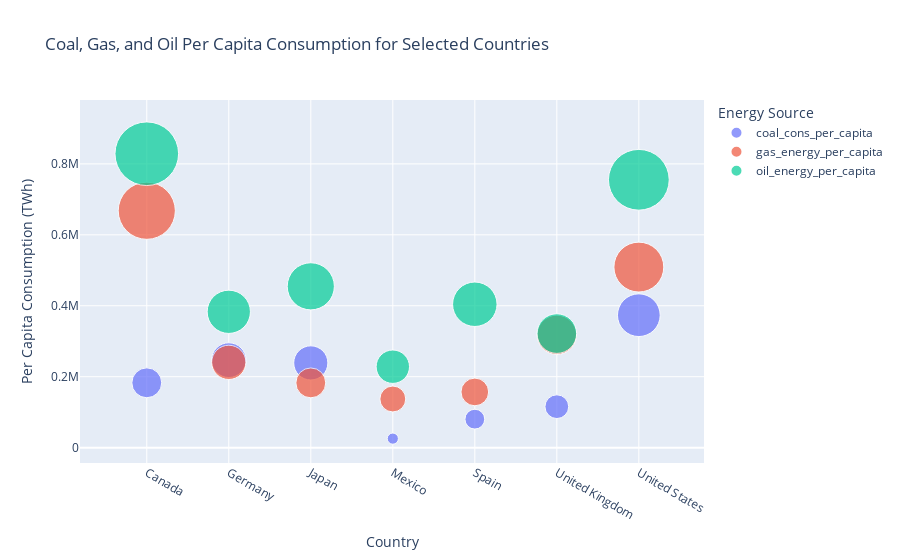

Notebook source saved alongside this figure:
### Code cell
# Filter the data for the years from 2000 to 2024
filtered_df = df[(df['year'] >= 2000) & (df['year'] <= 2024)]

# Define the countries of interest
selected_countries = [
    'Canada', 'Germany', 'Japan', 'Mexico', 
    'Spain', 'United Kingdom', 'United States'
]

# Filter the DataFrame for the selected countries
top_countries_data = filtered_df[filtered_df['country'].isin(selected_countries)]

# Group by country and sum the per capita consumption for each energy source
grouped_data = top_countries_data.groupby('country').agg({
    'coal_cons_per_capita': 'sum',
    'gas_energy_per_capita': 'sum',
    'oil_energy_per_capita': 'sum'
}).reset_index()

# Convert the data to long format for Plotly
long_format = grouped_data.melt(id_vars='country', 
                                value_vars=['coal_cons_per_capita', 'gas_energy_per_capita', 'oil_energy_per_capita'], 
                                var_name='Energy Source', 
                                value_name='Per Capita Consumption')

# Create the bubble plot using Plotly
fig = px.scatter(long_format, 
                 x='country', 
                 y='Per Capita Consumption', 
                 size='Per Capita Consumption', 
                 size_max=45, 
                 color='Energy Source',
                 labels={'Per Capita Consumption':'Consumption Per Capita (TWh)', 'country':'Country'},
                 title='Coal, Gas, and Oil Per Capita Consumption for Selected Countries',
                 hover_name='country', 
                 hover_data=['Per Capita Consumption', 'Energy Source'])

# Update axis labels
fig.update_layout(xaxis_title='Country', yaxis_title='Per Capita Consumption (TWh)')

# Show the plot
fig.show()

### Figure 1 — Plotly figure (JSON) as saved in the notebook; plotly's stock layout.template omitted (floating-point values rounded to 4 significant figures)
{"data": [{"customdata": [["coal_cons_per_capita"], ["coal_cons_per_capita"], ["coal_cons_per_capita"], ["coal_cons_per_capita"], ["coal_cons_per_capita"], ["coal_cons_per_capita"], ["coal_cons_per_capita"]], "hovertemplate": "<b>%{hovertext}</b><br><br>Energy Source=%{customdata[0]}<br>Country=%{x}<br>Consumption Per Capita (TWh)=%{marker.size}<extra></extra>", "hovertext": ["Canada", "Germany", "Japan", "Mexico", "Spain", "United Kingdom", "United States"], "legendgroup": "coal_cons_per_capita", "marker": {"color": "#636efa", "size": [182800.0, 246700.0, 238900.0, 25460.0, 80310.0, 115500.0, 373400.0], "sizemode": "area", "sizeref": 409.2, "symbol": "circle"}, "mode": "markers", "name": "coal_cons_per_capita", "orientation": "v", "showlegend": true, "type": "scatter", "x": ["Canada", "Germany", "Japan", "Mexico", "Spain", "United Kingdom", "United States"], "xaxis": "x", "y": [182800.0, 246700.0, 238900.0, 25460.0, 80310.0, 115500.0, 373400.0], "yaxis": "y"}, {"customdata": [["gas_energy_per_capita"], ["gas_energy_per_capita"], ["gas_energy_per_capita"], ["gas_energy_per_capita"], ["gas_energy_per_capita"], ["gas_energy_per_capita"], ["gas_energy_per_capita"]], "hovertemplate": "<b>%{hovertext}</b><br><br>Energy Source=%{customdata[0]}<br>Country=%{x}<br>Consumption Per Capita (TWh)=%{marker.size}<extra></extra>", "hovertext": ["Canada", "Germany", "Japan", "Mexico", "Spain", "United Kingdom", "United States"], "legendgroup": "gas_energy_per_capita", "marker": {"color": "#EF553B", "size": [667900.0, 240400.0, 182600.0, 137200.0, 157000.0, 318000.0, 509100.0], "sizemode": "area", "sizeref": 409.2, "symbol": "circle"}, "mode": "markers", "name": "gas_energy_per_capita", "orientation": "v", "showlegend": true, "type": "scatter", "x": ["Canada", "Germany", "Japan", "Mexico", "Spain", "United Kingdom", "United States"], "xaxis": "x", "y": [667900.0, 240400.0, 182600.0, 137200.0, 157000.0, 318000.0, 509100.0], "yaxis": "y"}, {"customdata": [["oil_energy_per_capita"], ["oil_energy_per_capita"], ["oil_energy_per_capita"], ["oil_energy_per_capita"], ["oil_energy_per_capita"], ["oil_energy_per_capita"], ["oil_energy_per_capita"]], "hovertemplate": "<b>%{hovertext}</b><br><br>Energy Source=%{customdata[0]}<br>Country=%{x}<br>Consumption Per Capita (TWh)=%{marker.size}<extra></extra>", "hovertext": ["Canada", "Germany", "Japan", "Mexico", "Spain", "United Kingdom", "United States"], "legendgroup": "oil_energy_per_capita", "marker": {"color": "#00cc96", "size": [828700.0, 383000.0, 454800.0, 228200.0, 404300.0, 321600.0, 755200.0], "sizemode": "area", "sizeref": 409.2, "symbol": "circle"}, "mode": "markers", "name": "oil_energy_per_capita", "orientation": "v", "showlegend": true, "type": "scatter", "x": ["Canada", "Germany", "Japan", "Mexico", "Spain", "United Kingdom", "United States"], "xaxis": "x", "y": [828700.0, 383000.0, 454800.0, 228200.0, 404300.0, 321600.0, 755200.0], "yaxis": "y"}], "layout": {"legend": {"itemsizing": "constant", "title": {"text": "Energy Source"}, "tracegroupgap": 0}, "title": {"text": "Coal, Gas, and Oil Per Capita Consumption for Selected Countries"}, "xaxis": {"anchor": "y", "domain": [0, 1], "title": {"text": "Country"}}, "yaxis": {"anchor": "x", "domain": [0, 1], "title": {"text": "Per Capita Consumption (TWh)"}}}}
